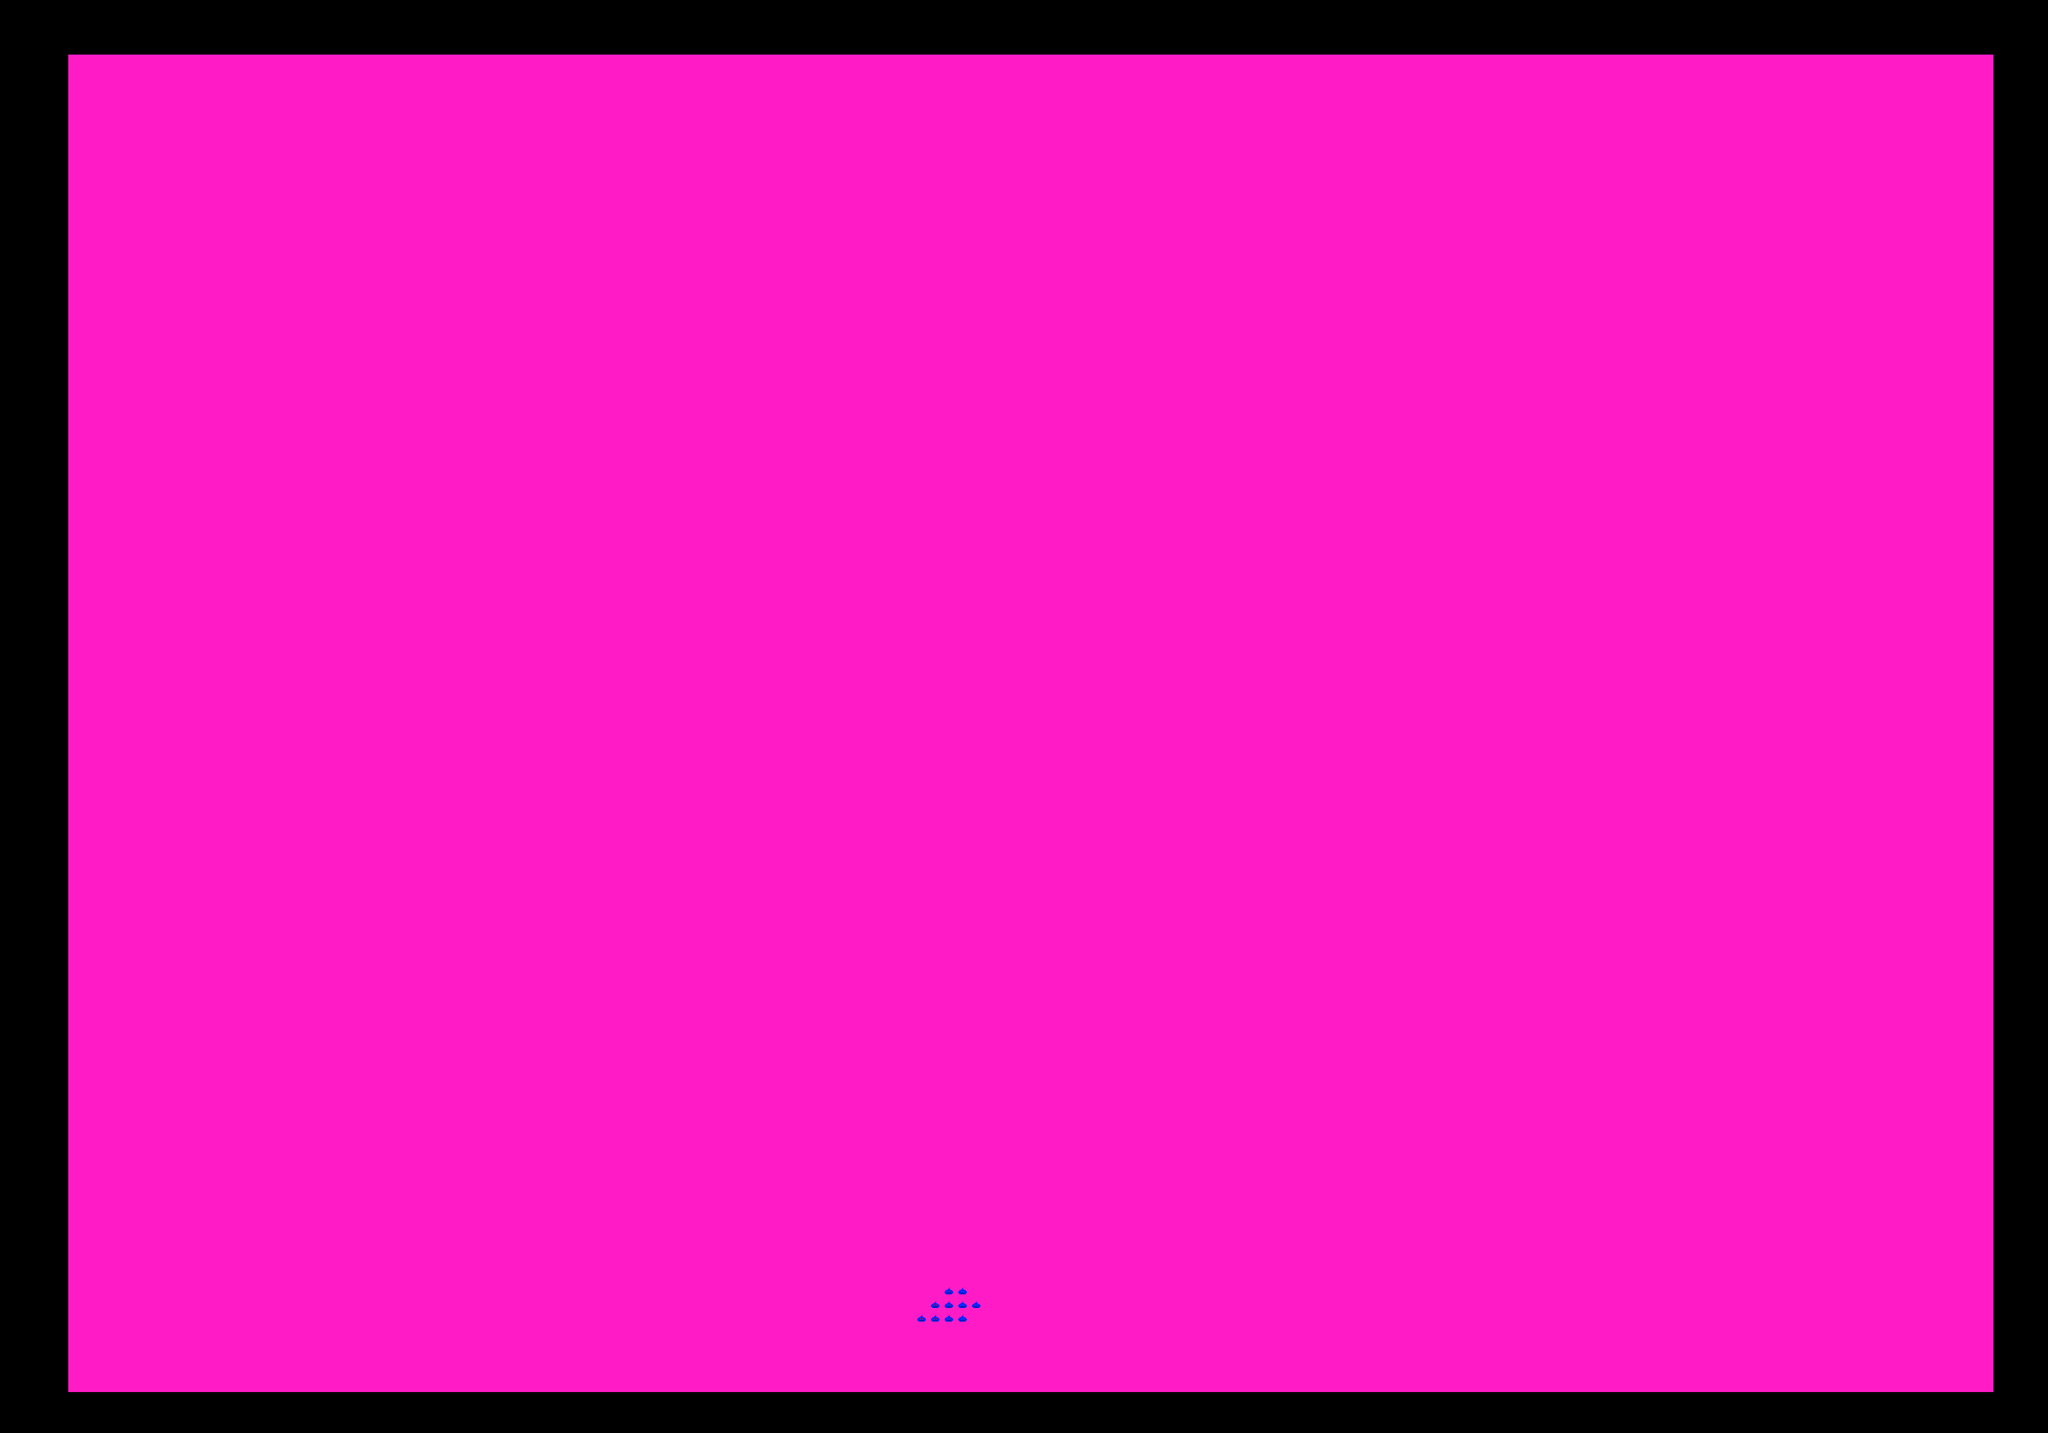

The image is a tile-based game level rendered from a .tmx file. Its description and source (layers, tilesets, objects; grid data summarised) follow:
An orthogonal 150x105 tile map with 32x32 px tiles, 1 tile layer (Tile Layer 1).

<map version="1.2" tiledversion="1.2.3" orientation="orthogonal" renderorder="right-down" width="150" height="105" tilewidth="32" tileheight="32" infinite="0" nextlayerid="4" nextobjectid="1">
 <tileset firstgid="1" source="DungeonCE.tsx" />
 <layer id="2" name="Tile Layer 1" width="150" height="105">
  <data>[15750 cells, 15750 non-empty, 3 distinct tile ids]</data>
 </layer>
</map>